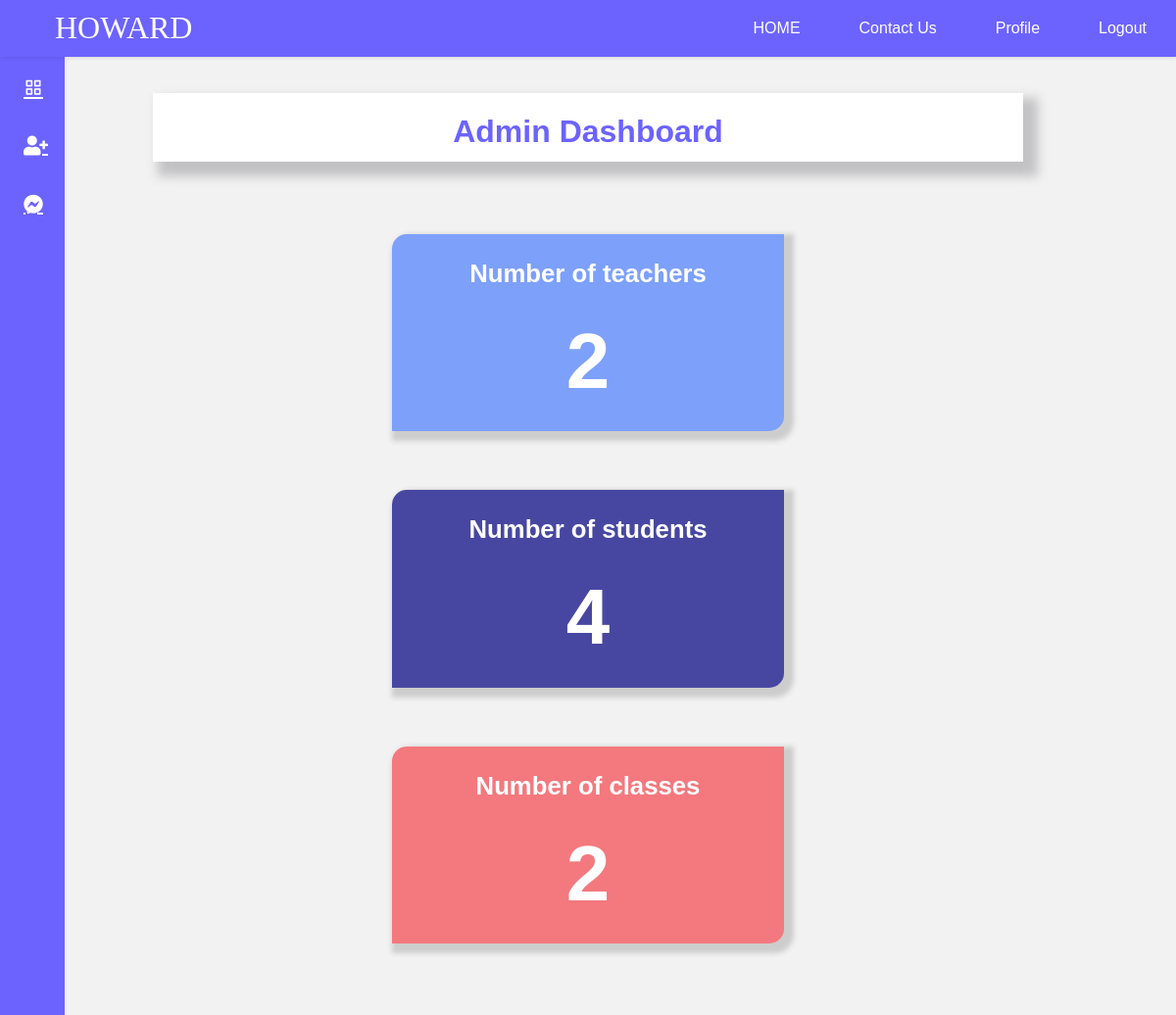
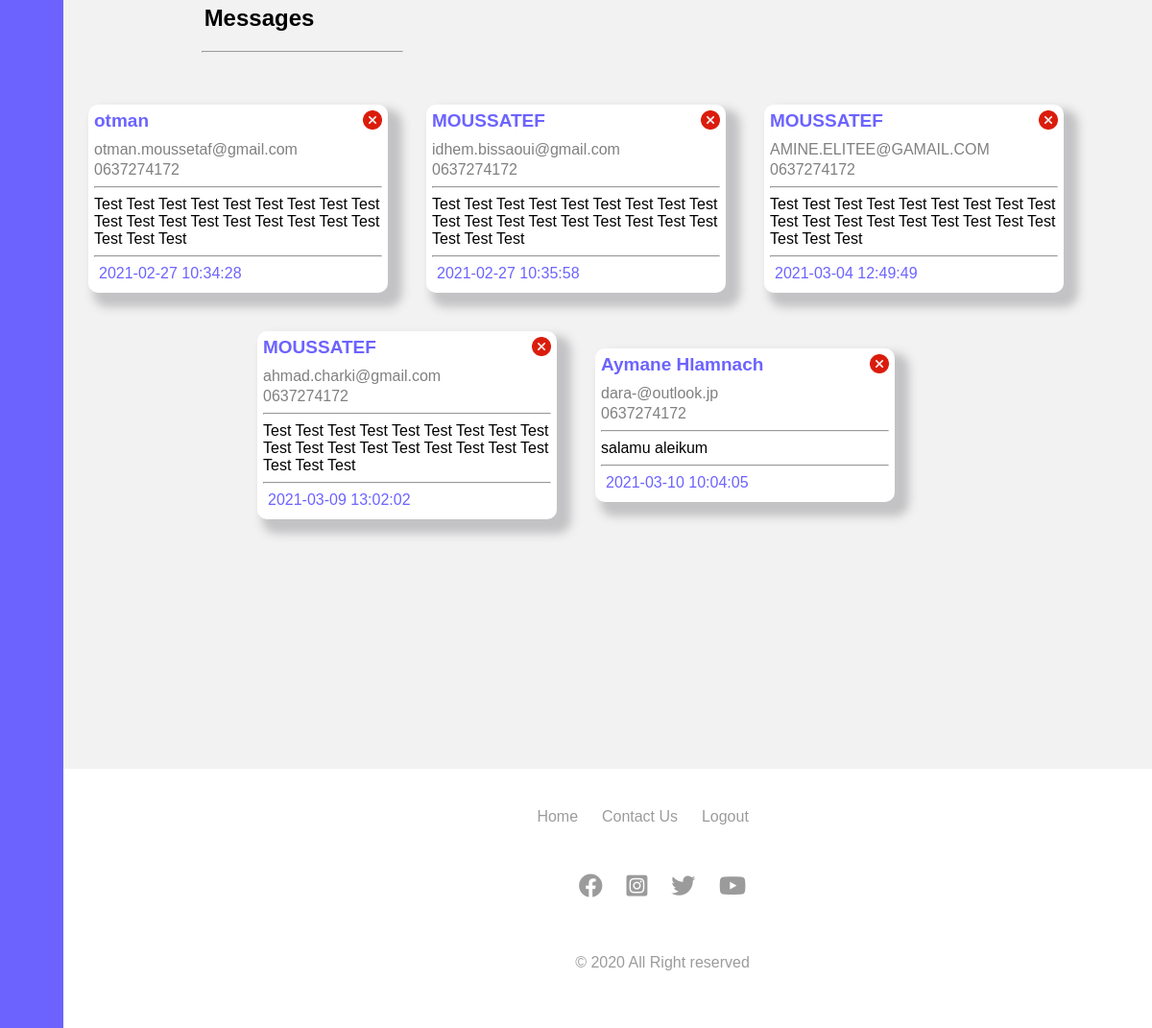
Page /adminDash.php?do=msg (signed in) on the committed database (2 pictures, top to bottom).
### tables this page shows
CREATE TABLE IF NOT EXISTS `box_message` (
  `id_Msg` int(11) NOT NULL AUTO_INCREMENT,
  `NOM` varchar(50) DEFAULT NULL,
  `EMAIL` varchar(50) DEFAULT NULL,
  `Telephon` varchar(50) DEFAULT NULL,
  `Message` text,
  `Date` timestamp NULL DEFAULT CURRENT_TIMESTAMP,
  PRIMARY KEY (`id_Msg`)
);

### adminDash.php (the view, shortened to what this page needs)
<!DOCTYPE html>
<html lang="en">
	<head>
    <link
      href="https://cdn.jsdelivr.net/npm/boxicons@2.0.5/css/boxicons.min.css"
      rel="stylesheet"
    />
    <link
      rel="stylesheet"
      href="https://cdnjs.cloudflare.com/ajax/libs/font-awesome/5.15.2/css/all.min.css"
    />
		<link rel="stylesheet" href="sass/navbar.css" />
		<link rel="stylesheet" href="sass/footer.css">
        <link rel="stylesheet" href="sass/main.css">
        <link rel="stylesheet" href="sass/styles.css">
<?php   include('server.php');
		include('connect.php');
		include('includ_html/hedar.php');
		$do=isset($_GET['do']) ? $_GET['do'] : 'Manage';
		$comnd = $con->prepare("SELECT COUNT(personne_formateur.ID_FORMATEUR) as NB FROM personne_formateur ");
    	$comnd->execute();
		$row_1 =$comnd->fetch();
		$comnd = $con->prepare("SELECT COUNT(personne_etud.ID_ETUDIANT) as NB FROM personne_etud ");
    	$comnd->execute();
		$row_2 =$comnd->fetch();
		$comnd = $con->prepare("SELECT COUNT(classe_etd.ID_CLASSE_ETD) as NB FROM classe_etd ");
    	$comnd->execute();
		$row_3 =$comnd->fetch();
?>
		<main>
			<div class="l-navbar" id="nav-bar">
				<nav class="nav">
					<div>
						<a href="adminDash.php" class="nav__link">
							<i class="bx bx-grid-alt nav__icon"></i>
						</a>
						<div class="nav__list">
							<a href="adminDash.php?do=add" class="nav__link ">
								<i class="fas fa-user-plus nav__icon"></i>
							</a>
							<a href="adminDash.php?do=msg" class="nav__link ">
								<i class="fab fa-facebook-messenger nav__icon"></i>
							</a>
						</div>
					</div>
				</nav>
			</div>
		<div class="containerDash">
			<div class="maincontent">
				<div class="adminDashtitle">
					<h1>Admin Dashboard</h1>
				</div>
				<div class="sts">
			<div class="item">
				<h3>
					Number of teachers<br><br> <span > <?php echo $row_1['NB'];  ?></span>
				</h3>
			</div>
			<div class="item">
				<h3>
					Number of students<br><br><span > <?php echo $row_2['NB'];  ?></span>
				</h3>
			</div>
			<div class="item">
				<h3>
					Number of classes<br><br><span > <?php echo $row_3['NB'];  ?></span>
				</h3>
			</div>
		</div>
		</div>
		</div>
		<?php
		if($do == 'msg'){
		$results3 = mysqli_query($db, "SELECT * FROM box_message"); ?>
		<div class="meessagesTitle">
			<h2 id ="Messages">Messages</h2>
			<hr>
		</div>
		<div class=" messagesCards ">
		<?php while ($row3 = mysqli_fetch_array($results3)) { ?>
			<div class="cards">
			<div class="isma">
			<div class="name"><?php echo $row3['NOM']; ?></div>
			<a href="server.php?delM=<?php echo $row3['id_Msg']; ?>" class="del_message del_btn"><img width="20px" src="img/remove.png"></a>
			</div>
				<div class="phone"><?php echo $row3['Telephon']; ?></div>
				<div class="phone"><?php echo $row3['EMAIL']; ?></div>
				<hr>
				<div class="msgC"><?php echo $row3['Message']; ?></div>
				<hr>
				<div class="date"><?php echo $row3['Date']; ?></div>
			</div>
			<?php } ?>
		</div>
		<?php } ?>
		</main>
		<footer>
      <div class="footer-con">
        <div class="footer-row footer-row__1">
          <ul>
            <li><a href="#">&#169; 2020 All Right reserved</a></li>
          </ul>
        </div>
        <div class="footer-row footer-row__2">
          <ul>
            <li><a href="#">Home</a></li>
            <li><a href="#">Contact Us</a></li>
            <li><a href="#">Logout</a></li>
          </ul>
        </div>
        <div class="footer-row footer-row__3">
          <ul>
            <li>
              <a href="#"><i class="fab fa-facebook"></i></a>
            </li>
            <li>
              <a href="#"><i class="fab fa-instagram-square"></i></a>
            </li>
            <li>
              <a href="#"><i class="fab fa-twitter"></i></a>
            </li>
            <li>
              <a href="#"><i class="fab fa-youtube"></i></a>
            </li>
          </ul>
        </div>
      </div>
    </footer>
	</body>
</html>

### sass/navbar.css (style rules this page uses)
body { margin: 0; font-family: Helvetica, sans-serif; background-color: #f2f2f2; }
a { color: white; }

### rows in the picture
box_message: NOM "otman", Telephon "otman.moussetaf@gmail.com", EMAIL "0637274172", Message "Test Test Test Test Test Test Test Test Test Test Test Test Test Test Test Test Test Test Test Test Test", Date "2021-02-27 10:34:28"
box_message: NOM "MOUSSATEF", Telephon "idhem.bissaoui@gmail.com", EMAIL "0637274172", Message "Test Test Test Test Test Test Test Test Test Test Test Test Test Test Test Test Test Test Test Test Test", Date "2021-02-27 10:35:58"
box_message: NOM "MOUSSATEF", Telephon "AMINE.ELITEE@GAMAIL.COM", EMAIL "0637274172", Message "Test Test Test Test Test Test Test Test Test Test Test Test Test Test Test Test Test Test Test Test Test", Date "2021-03-04 12:49:49"
box_message: NOM "MOUSSATEF", Telephon "ahmad.charki@gmail.com", EMAIL "0637274172", Message "Test Test Test Test Test Test Test Test Test Test Test Test Test Test Test Test Test Test Test Test Test", Date "2021-03-09 13:02:02"
box_message: NOM "Aymane Hlamnach", Telephon "dara-@outlook.jp", EMAIL "0637274172", Message "salamu aleikum", Date "2021-03-10 10:04:05"

### other values in the picture
$row_1['NB'] "2"
$row_2['NB'] "4"
$row_3['NB'] "2"
